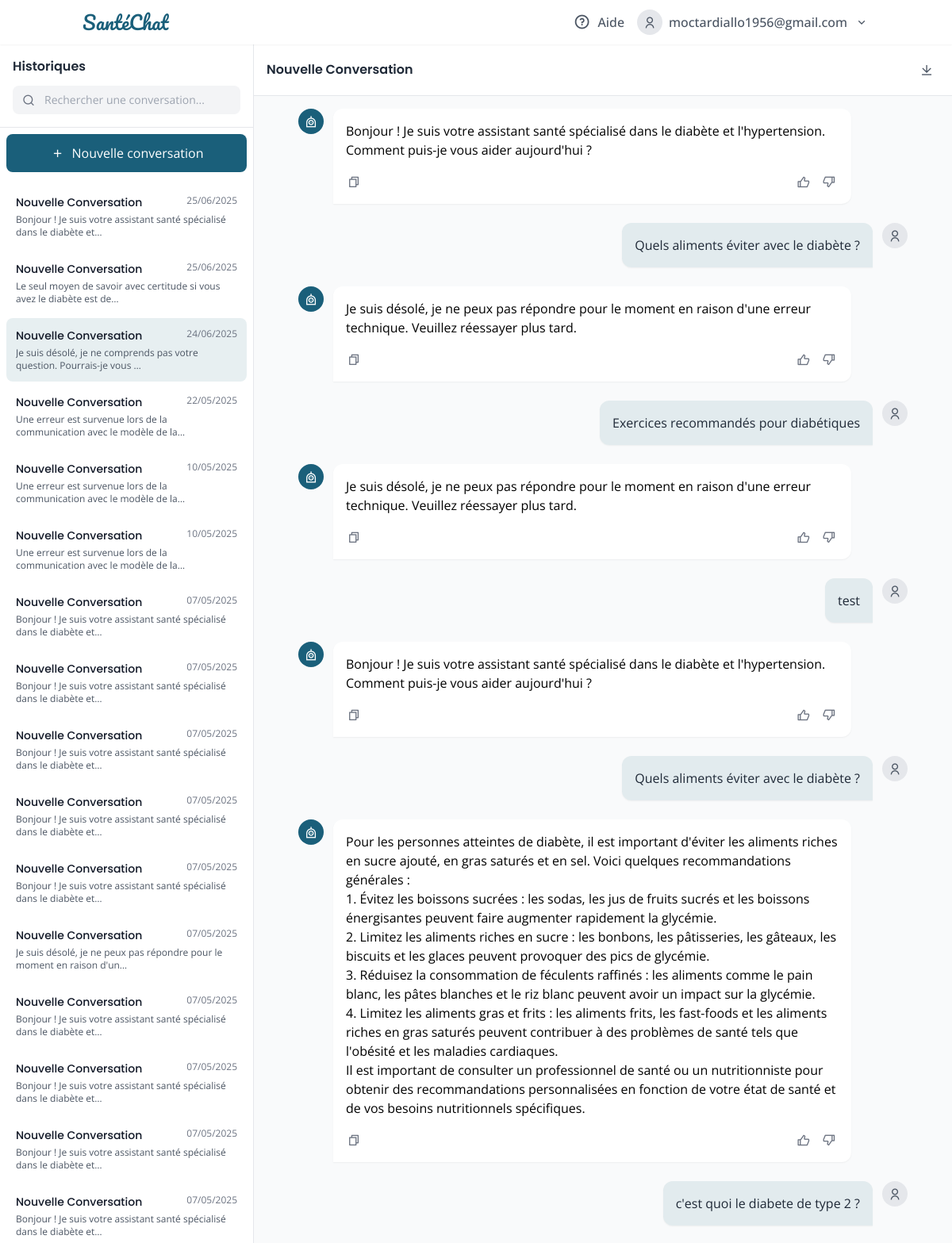
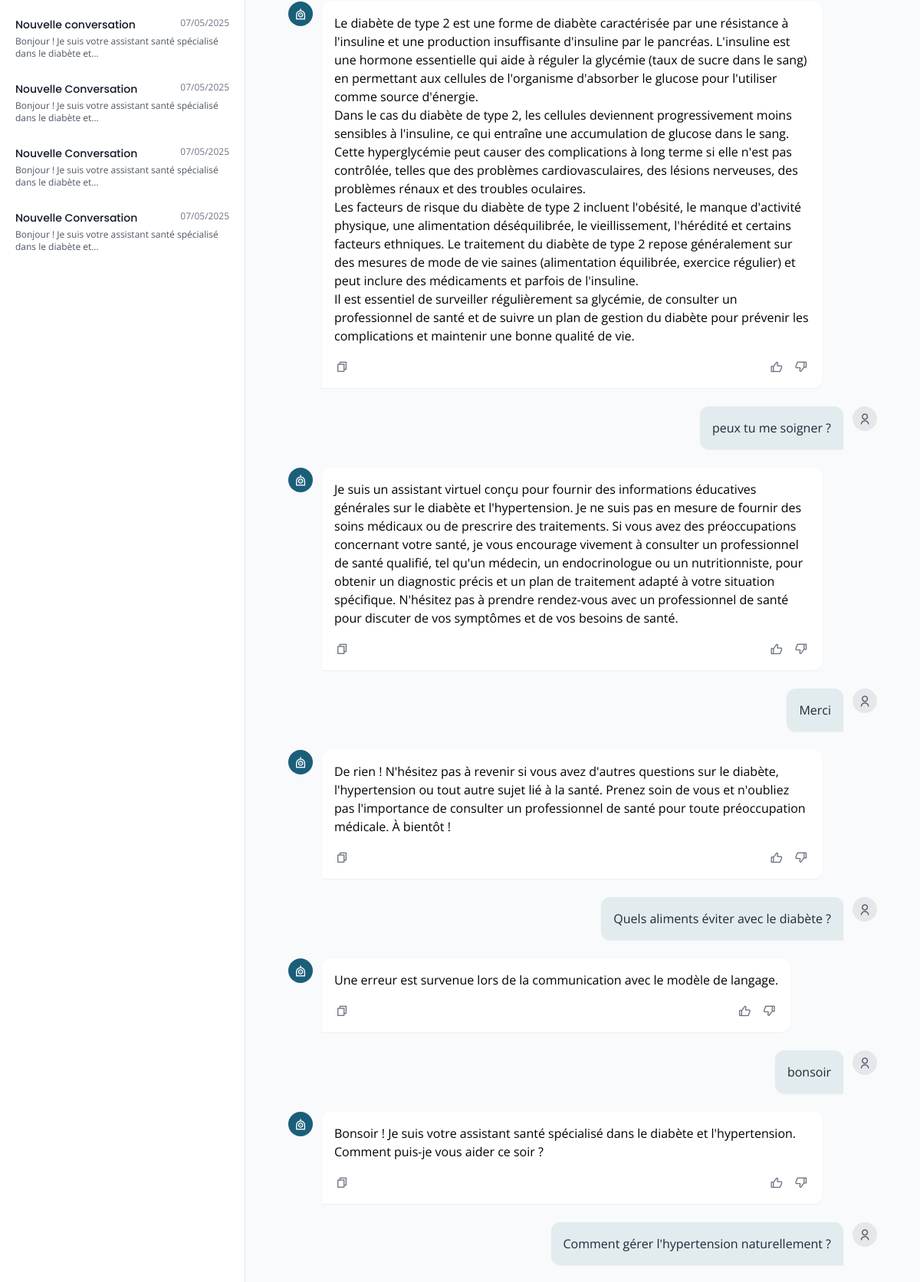
The page /conversation/17/ (signed in, upper part) on the database its author committed (2 pictures, top to bottom).
### accounts/models.py (models this page shows, shortened)
class User(AbstractUser):
    USER_TYPE_CHOICES = [
        ('admin', 'Administrateur'),
        ('member', 'Membre'),
    ]
    user_type = models.CharField(
        max_length=10,
        choices=USER_TYPE_CHOICES,
        default='member',
        verbose_name="Type d'utilisateur"
    )
    bio = models.TextField(
        max_length=500,
        blank=True,
        verbose_name="Biographie"
    )
    def __str__(self):
        return self.username

### chatbot/models.py (models this page shows, shortened)
class Conversation(models.Model):
    title = models.CharField(max_length=255)
    user = models.ForeignKey(settings.AUTH_USER_MODEL,related_name='conversation', on_delete=models.CASCADE)
    created_at = models.DateTimeField(auto_now_add=True)
    updated_at = models.DateTimeField(auto_now=True)

class Message(models.Model):
    ROLE_CHOICES = (
        ('user', 'User'),
        ('assistant', 'Assistant'),
    )
    conversation = models.ForeignKey(Conversation, related_name='messages', on_delete=models.CASCADE)
    role = models.CharField(max_length=10, choices=ROLE_CHOICES)
    content = models.TextField()
    created_at = models.DateTimeField(auto_now_add=True)
    class Meta:
        ordering = ['created_at']

### chatbot/views.py (the view)
# urls.py: path('conversation/<int:conversation_id>/', views.conversation_view, name='conversation_view'),
@login_required
def conversation_view(request, conversation_id):
    conversations = Conversation.objects.filter(user=request.user).order_by('-updated_at')
    current_conversation = get_object_or_404(Conversation, id=conversation_id, user=request.user)
    messages = current_conversation.messages.all().order_by('created_at')  # Ordre chronologique
    return render(request, 'chat_interface.html', {
        'current_conversation': current_conversation,  # Renommé pour éviter la confusion
        'chat_messages': messages,
        'conversations': conversations  # Liste de toutes les conversations pour la sidebar
    })

### chatbot/templates/chat_interface.html (shortened to what this page needs)
{% load static %}
<!DOCTYPE html>
<html lang="fr">
<head>
    <script src="https://cdn.tailwindcss.com/3.4.16"></script>
    <link rel="stylesheet" href="https://cdnjs.cloudflare.com/ajax/libs/remixicon/4.6.0/remixicon.min.css">
</head>
<body class="bg-gray-50 h-screen flex flex-col overflow-hidden">
    <header class="bg-white shadow-sm z-10">
        <div class="container mx-auto px-4 py-3 flex justify-between items-center">
            <a href="{% url 'core:index' %}" class="flex items-center">
                <span class="text-primary font-['Pacifico'] text-2xl">SantéChat</span>
            </a>
            <div class="flex items-center space-x-4">
                <button class="hidden md:flex items-center text-gray-600 hover:text-primary transition-colors">
                    <div class="w-8 h-8 flex items-center justify-center">
                        <i class="ri-question-line ri-lg"></i>
                    </div>
                    <span class="ml-1 font-medium">Aide</span>
                </button>
                <div class="relative group">
                    <button class="flex items-center space-x-2 text-gray-600 hover:text-primary transition-colors">
                        <div class="w-8 h-8 bg-gray-200 rounded-full flex items-center justify-center">
                            <i class="ri-user-line"></i>
                        </div>
                        <span class="hidden md:inline font-medium">{{ request.user }}</span>
                        <div class="w-5 h-5 flex items-center justify-center">
                            <i class="ri-arrow-down-s-line"></i>
                        </div>
                    </button>
                </div>
            </div>
        </div>
    </header>
    <main class="flex-1 flex overflow-hidden">
        <aside class="hidden md:block w-80 bg-white border-r border-gray-200 flex flex-col h-full" id="conversation-sidebar">
            <div class="p-4 border-b border-gray-200">
                <h2 class="font-poppins font-semibold text-gray-800 mb-3">Historiques</h2>
                <div class="relative">
                    <input type="text" placeholder="Rechercher une conversation..." class="w-full px-4 py-2 pl-10 bg-gray-100 rounded border-none focus:bg-gray-50 transition-colors text-sm">
                    <div class="absolute left-3 top-1/2 transform -translate-y-1/2 w-4 h-4 flex items-center justify-center text-gray-500">
                        <i class="ri-search-line"></i>
                    </div>
                </div>
            </div>
            <div class="flex-1 overflow-y-auto sidebar-scrollbar">
                <div class="p-2">
                    <button class="w-full bg-primary text-white px-4 py-3 !rounded-button whitespace-nowrap hover:bg-primary/90 transition-colors mb-4 flex items-center justify-center" id="new-conversation-btn">
                        <div class="w-5 h-5 flex items-center justify-center mr-2">
                            <i class="ri-add-line"></i>
                        </div>
                        <span>Nouvelle conversation</span>
                    </button>
                    <div class="space-y-1" id="conversation-list">
                        {% for conv in conversations %}
                        <a href="{% url 'chatbot:conversation_view' conv.id %}" class="conversation-item {% if conv.id == current_conversation.id %}active{% endif %} p-3 rounded cursor-pointer block">
                            <div class="flex justify-between items-start mb-1">
                                <h3 class="font-medium text-gray-900 text-sm">{{ conv.title }}</h3>
                                <span class="text-xs text-gray-500">{{ conv.updated_at|date:"d/m/Y" }}</span>
                            </div>
                            <p class="text-xs text-gray-600 line-clamp-2">
                                {% with last_message=conv.messages.last %}
                                    {% if last_message %}
                                        {{ last_message.content|truncatechars:70 }}
                                    {% else %}
                                        Nouvelle conversation
                                    {% endif %}
                                {% endwith %}
                            </p>
                        </a>
                        {% endfor %}
                    </div>
                </div>
            </div>
        </aside>
        <section class="flex-1 flex flex-col h-full bg-gray-50 relative" data-conversation-id="{{ current_conversation.id }}">
            <div class="border-b border-gray-200 bg-white p-4 flex items-center justify-between">
                <div class="flex items-center">
                    <h1 class="font-poppins font-semibold text-gray-800">{{ current_conversation.title }}</h1>
                </div>
                <div class="flex items-center space-x-2">
                    <button class="w-8 h-8 flex items-center justify-center text-gray-600 hover:text-primary transition-colors">
                        <i class="ri-download-line"></i>
                    </button>
                </div>
            </div>
            <div class="flex-1 overflow-y-auto p-4 chat-scrollbar" id="chat-messages-container">
                <div class="max-w-3xl mx-auto space-y-6" id="chat-messages-list">
                    {% for message in chat_messages %}
                        {% if message.role == 'user' %}
                        <div class="flex items-start justify-end">
                            <div class="mr-3 chat-message-user p-4 shadow-sm max-w-[85%]">
                                <p class="text-gray-800">{{ message.content }}</p>
                            </div>
                            <div class="w-8 h-8 flex items-center justify-center bg-gray-200 rounded-full text-gray-600 flex-shrink-0">
                                <i class="ri-user-line"></i>
                            </div>
                        </div>
                        {% else %}
                        <div class="flex items-start">
                            <div class="w-8 h-8 flex items-center justify-center bg-primary rounded-full text-white flex-shrink-0">
                                <i class="ri-robot-line"></i>
                            </div>
                            <div class="ml-3 chat-message-assistant p-4 shadow-sm max-w-[85%]">
                                <p class="text-gray-800">{{ message.content|linebreaks }}</p>
                                <div class="mt-4 flex items-center justify-between">
                                    <div class="flex items-center space-x-4">
                                        <button class="text-gray-500 hover:text-primary transition-colors flex items-center copy-btn">
                                            <div class="w-5 h-5 flex items-center justify-center">
                                                <i class="ri-file-copy-line"></i>
                                            </div>
                                        </button>
                                    </div>
                                    <div class="flex items-center space-x-2">
                                        <button class="text-gray-500 hover:text-green-500 transition-colors flex items-center like-btn" data-message-id="{{ message.id }}">
                                            <div class="w-6 h-6 flex items-center justify-center">
                                                <i class="ri-thumb-up-line"></i>
                                            </div>
                                        </button>
                                        <button class="text-gray-500 hover:text-red-500 transition-colors flex items-center dislike-btn" data-message-id="{{ message.id }}">
                                            <div class="w-6 h-6 flex items-center justify-center">
                                                <i class="ri-thumb-down-line"></i>
                                            </div>
                                        </button>
                                    </div>
                                </div>
                            </div>
                        </div>
                        {% endif %}
                    {% endfor %}
                </div>
            </div>
        </section>
    </main>
</body>
</html>

### chatbot/templates/chat_interface.html (style rules this page uses)
:where([class^="ri-"])::before { content: "\f3c2"; }
body { font-family: 'Open Sans', sans-serif; }
h1, h2, h3, h4, h5, h6, .font-poppins { font-family: 'Poppins', sans-serif; }
.chat-message-user { background-color: rgba(26, 95, 122, 0.1); border-radius: 12px 12px 0 12px; }
.chat-message-assistant { background-color: white; border-radius: 12px 12px 12px 0; }
.conversation-item.active { background-color: rgba(26, 95, 122, 0.1); }

### rows shown on the page
User: user "moctardiallo1956@gmail.com"
Conversation: title "Nouvelle Conversation", updated_at "25/06/2025", messages.last.content "Bonjour ! Je suis votre assistant santé spécialisé dans le diabète et…"
Conversation: title "Nouvelle Conversation", updated_at "25/06/2025", messages.last.content "Le seul moyen de savoir avec certitude si vous avez le diabète est de…"
Conversation: title "Nouvelle Conversation", updated_at "24/06/2025", messages.last.content "Je suis désolé, je ne comprends pas votre question. Pourrais-je vous …"
Conversation: title "Nouvelle Conversation", updated_at "22/05/2025", messages.last.content "Une erreur est survenue lors de la communication avec le modèle de la…"
Conversation: title "Nouvelle Conversation", updated_at "10/05/2025", messages.last.content "Une erreur est survenue lors de la communication avec le modèle de la…"
Conversation: title "Nouvelle Conversation", updated_at "10/05/2025", messages.last.content "Une erreur est survenue lors de la communication avec le modèle de la…"
Conversation: title "Nouvelle Conversation", updated_at "07/05/2025", messages.last.content "Bonjour ! Je suis votre assistant santé spécialisé dans le diabète et…"
Conversation: title "Nouvelle Conversation", updated_at "07/05/2025", messages.last.content "Bonjour ! Je suis votre assistant santé spécialisé dans le diabète et…"
Conversation: title "Nouvelle Conversation", updated_at "07/05/2025", messages.last.content "Bonjour ! Je suis votre assistant santé spécialisé dans le diabète et…"
Conversation: title "Nouvelle Conversation", updated_at "07/05/2025", messages.last.content "Bonjour ! Je suis votre assistant santé spécialisé dans le diabète et…"
Conversation: title "Nouvelle Conversation", updated_at "07/05/2025", messages.last.content "Bonjour ! Je suis votre assistant santé spécialisé dans le diabète et…"
Conversation: title "Nouvelle Conversation", updated_at "07/05/2025", messages.last.content "Je suis désolé, je ne peux pas répondre pour le moment en raison d'un…"
Conversation: title "Nouvelle Conversation", updated_at "07/05/2025", messages.last.content "Bonjour ! Je suis votre assistant santé spécialisé dans le diabète et…"
Conversation: title "Nouvelle Conversation", updated_at "07/05/2025", messages.last.content "Bonjour ! Je suis votre assistant santé spécialisé dans le diabète et…"
Conversation: title "Nouvelle Conversation", updated_at "07/05/2025", messages.last.content "Bonjour ! Je suis votre assistant santé spécialisé dans le diabète et…"
Conversation: title "Nouvelle Conversation", updated_at "07/05/2025", messages.last.content "Bonjour ! Je suis votre assistant santé spécialisé dans le diabète et…"
Conversation: title "Nouvelle conversation", updated_at "07/05/2025", messages.last.content "Bonjour ! Je suis votre assistant santé spécialisé dans le diabète et…"
Conversation: title "Nouvelle Conversation", updated_at "07/05/2025", messages.last.content "Bonjour ! Je suis votre assistant santé spécialisé dans le diabète et…"
Conversation: title "Nouvelle Conversation", updated_at "07/05/2025", messages.last.content "Bonjour ! Je suis votre assistant santé spécialisé dans le diabète et…"
Conversation: title "Nouvelle Conversation", updated_at "07/05/2025", messages.last.content "Bonjour ! Je suis votre assistant santé spécialisé dans le diabète et…"
Message: content "Bonjour ! Je suis votre assistant santé spécialisé dans le diabète et l'hypertension. Comment puis-je vous aider aujourd'hui ?"
Message: content "Quels aliments éviter avec le diabète ?"
Message: content "Je suis désolé, je ne peux pas répondre pour le moment en raison d'une erreur technique. Veuillez réessayer plus tard."
Message: content "Exercices recommandés pour diabétiques"
Message: content "Je suis désolé, je ne peux pas répondre pour le moment en raison d'une erreur technique. Veuillez réessayer plus tard."
Message: content "test"
Message: content "Bonjour ! Je suis votre assistant santé spécialisé dans le diabète et l'hypertension. Comment puis-je vous aider aujourd'hui ?"
Message: content "Quels aliments éviter avec le diabète ?"
Message: content "Pour les personnes atteintes de diabète, il est important d'éviter les aliments riches en sucre ajouté, en gras saturés et en sel. Voici quelques recommandations générales : 1. Évitez les boissons sucrées : les sodas, les jus de fruits sucrés et les boissons énergisantes peuvent faire augmenter rapidement la glycémie. 2. Limitez les aliments riches en sucre : les bonbons, les pâtisseries, les gâteaux, les biscuits et les glaces peuvent provoquer des pics de glycémie. 3. Réduisez la consommation de féculents raffinés : les aliments comme le pain blanc, les pâtes blanches et le riz blanc peuvent avoir un impact sur la glycémie. 4. Limitez les aliments gras et frits : les aliments frits, les…"
Message: content "c'est quoi le diabete de type 2 ?"
Message: content "Le diabète de type 2 est une forme de diabète caractérisée par une résistance à l'insuline et une production insuffisante d'insuline par le pancréas. L'insuline est une hormone essentielle qui aide à réguler la glycémie (taux de sucre dans le sang) en permettant aux cellules de l'organisme d'absorber le glucose pour l'utiliser comme source d'énergie. Dans le cas du diabète de type 2, les cellules deviennent progressivement moins sensibles à l'insuline, ce qui entraîne une accumulation de glucose dans le sang. Cette hyperglycémie peut causer des complications à long terme si elle n'est pas contrôlée, telles que des problèmes cardiovasculaires, des lésions nerveuses, des problèmes rénaux et…"
Message: content "peux tu me soigner ?"
Message: content "Je suis un assistant virtuel conçu pour fournir des informations éducatives générales sur le diabète et l'hypertension. Je ne suis pas en mesure de fournir des soins médicaux ou de prescrire des traitements. Si vous avez des préoccupations concernant votre santé, je vous encourage vivement à consulter un professionnel de santé qualifié, tel qu'un médecin, un endocrinologue ou un nutritionniste, pour obtenir un diagnostic précis et un plan de traitement adapté à votre situation spécifique. N'hésitez pas à prendre rendez-vous avec un professionnel de santé pour discuter de vos symptômes et de vos besoins de santé."
Message: content "Merci"
Message: content "De rien ! N'hésitez pas à revenir si vous avez d'autres questions sur le diabète, l'hypertension ou tout autre sujet lié à la santé. Prenez soin de vous et n'oubliez pas l'importance de consulter un professionnel de santé pour toute préoccupation médicale. À bientôt !"
Message: content "Quels aliments éviter avec le diabète ?"
Message: content "Une erreur est survenue lors de la communication avec le modèle de langage."
Message: content "bonsoir"
Message: content "Bonsoir ! Je suis votre assistant santé spécialisé dans le diabète et l'hypertension. Comment puis-je vous aider ce soir ?"
Message: content "Comment gérer l'hypertension naturellement ?"
